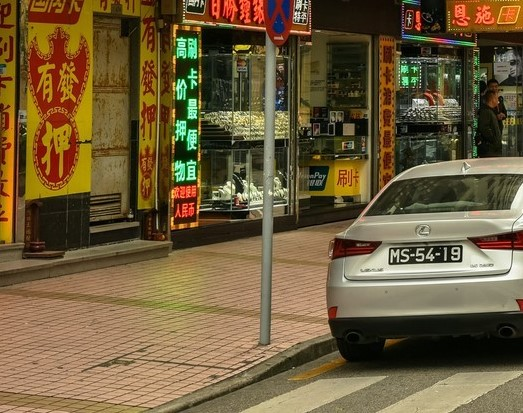
#> input picture HW3/wrong_exersize/china_street_cut/image_part_04.jpg, 523 x 413 px, found by its file name
$ python 1_2_4.py
#> lines starting #> are read from the running program, lines starting #| are printed output that depends on the picture
import numpy as np
import matplotlib.pyplot as plt
from time import time
import cv2
import skimage
# [121 lines left out: functions find_piece, connect_images, not called in this run]


img1 = skimage.io.imread('./HW3/wrong_exersize/china_street_cut/image_part_04.jpg')
#> img1 is the input picture: shape (413, 523, 3); mean R, G, B 110.2, 91.9, 59.2
#img1 = cv2.cvtColor(img1, cv2.COLOR_BGR2RGB)

img2 = skimage.io.imread('./HW3/wrong_exersize/china_street_cut/image_part_05.jpg')
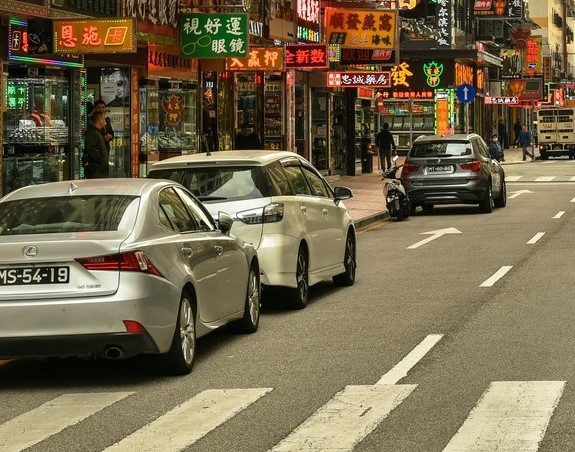
#> input picture HW3/wrong_exersize/china_street_cut/image_part_05.jpg, 575 x 452 px, found by its file name
#> img2 is the input picture: shape (452, 575, 3); mean R, G, B 117, 104.3, 77.1
#img2 = cv2.cvtColor(img2, cv2.COLOR_BGR2RGB)

img3 = cv2.imread('./HW3/wrong_exersize/china_street_cut/image_part_06.jpg')
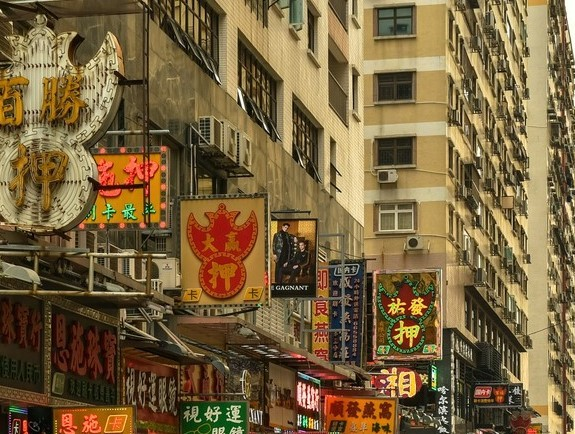
#> input picture HW3/wrong_exersize/china_street_cut/image_part_06.jpg, 575 x 434 px, found by its file name
#> img3 is the input picture: shape (434, 575, 3); mean B, G, R 62.2, 99, 120.6
img3 = cv2.cvtColor(img3, cv2.COLOR_BGR2RGB)
#> (the run stopped early here; a loop or call above may not have finished)
